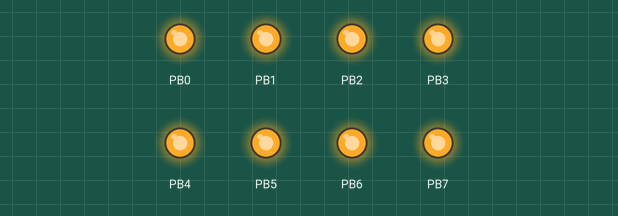
Recording of a program running on a simulated ATmega168, built with avr-gcc and emulated at 16 MHz. Parts: output pins drawn as LEDs (lit = HIGH).

Above: at 0.5 s.
At 3.5 s:
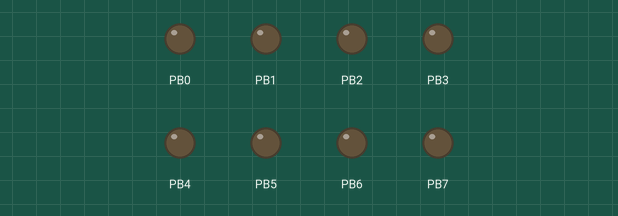
Timing chart, 0 to 4.6 s (numbered marks = the images above):
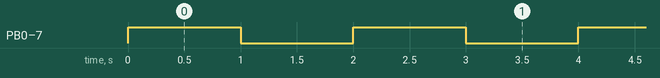

The program:

main.c
```c
/*
 ********************* Opgave 5a ******************************
 * GennegåendeOpgaveLosning
 * Created: 26-04-21 15:07:40
 * Author : lkri
 * Created for Atmega168 Datasheet: http://ww1.microchip.com/downloads/en/DeviceDoc/Atmel-9365-Automotive-Microcontrollers-ATmega88-ATmega168_Datasheet.pdf
 * May be copied and used with source reference.
 */
#ifndef F_CPU
#define F_CPU 16000000UL // 16 MHz clock speed
#endif

#include <avr/io.h>
#include <util/delay.h>

// Assembly code auto-generated from http://darcy.rsgc.on.ca/ACES/TEI4M/AVRdelay.html
// by utility from Bret Mulvey
// Delay 16 000 000 cycles
// 1s at 16.0 MHz
void delay_1sec(){
	asm volatile (
	"    ldi  r18, 82	\n"
	"    ldi  r19, 43	\n"
	"    ldi  r20, 0	\n"
	"1:  dec  r20		\n"
	"    brne 1b		\n"
	"    dec  r19		\n"
	"    brne 1b		\n"
	"    dec  r18		\n"
	"    brne 1b		\n"
	"    lpm			\n"
	"    nop			\n"
	);

}

int main(void)
{
	DDRB = 0xFF; // Sets up DDR
    while (1)
    {
		PORTB = 0xFF; // Turns on PORTB
		//Or use _delay_ms(1000);
		delay_1sec();
		PORTB = 0x00; // Turns on PORTB
		//Or use _delay_ms(1000);
		delay_1sec();
    }
}
```

Measured:
- by itself, PB0–7: alternates HIGH for 1.0 s and LOW for 1.0 s
